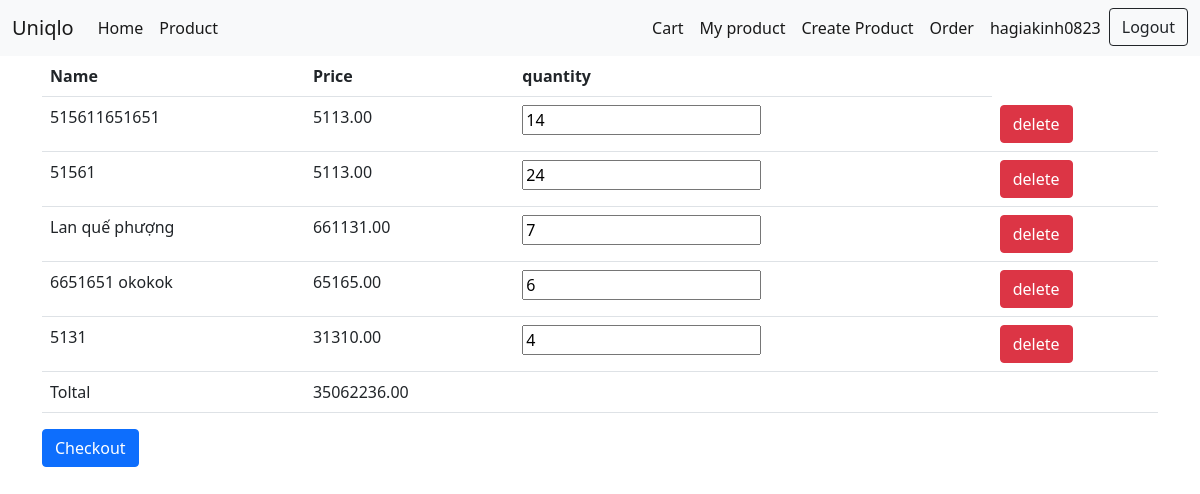
Before: /basket/ (signed in) with the older database file.
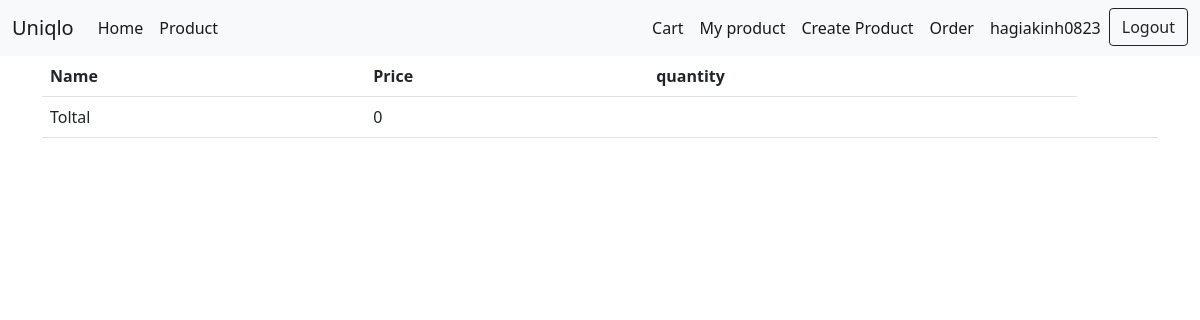
After: the same page with the newer database file.
### order/models.py (models this page shows, shortened)
class Cart(models.Model):
    product = models.ForeignKey(Product, on_delete=models.CASCADE)
    user = models.ForeignKey(User, on_delete=models.CASCADE, default=None)
    quantity = models.IntegerField(default=1)

### appProduct/models.py (models this page shows, shortened)
class Product(models.Model):
    category = models.ForeignKey(Category, on_delete=models.CASCADE)
    user = models.ForeignKey(User, on_delete=models.CASCADE)
    name = models.CharField(max_length=256)
    price = models.DecimalField(max_digits = 20,decimal_places=2)
    quantity = models.IntegerField(blank=True, default=1)
    recommend = models.TextField(blank=True)
    image = models.ImageField(upload_to='productImages', default='default.jpg')
    datecreated = models.DateTimeField(auto_now_add=True)  #không thể chỉnh sữa ngày tạo và khởi tạo thời gian tạo

### order/views.py (the view, shortened to what this page needs)
# urls.py: path('basket/', views.basket , name ="basket"),
def basket(request):
    totalprice = 0;
    quantity = 0;
    if request.user.is_authenticated:
        listCart = Cart.objects.filter(user = request.user)
        for cart in listCart:
            quantity += cart.quantity
            totalprice +=  quantity * cart.product.price
    return render(request, 'order/basket.html', {'listCart': listCart, 'totalprice': totalprice , 'quantity': quantity} )

### templates/order/basket.html (shortened to what this page needs)
{% extends "base/base.html" %}
{% block block_body %}
<form action="" method="POST">
<table class="table">
    <tr>
        <th>Name</th>
        <th>Price</th>
        <th>quantity</th>
    </tr>
    {% if user.is_authenticated %}
    {% for cart in listCart %}
    <tr>
        <td>{{cart.product.name}}</td>
        <td>{{cart.product.price}}</td>
        <td> <input type="number" name="quantitys" value="{{cart.quantity}}" min="1" id = "number"></td>
        <td> <button class="btn btn-danger deletecart" data-id='{{cart.id}}'>delete</button></td>
    </tr>
    {% endfor %}
    <tr>
        <td>Toltal</td>
        <td id="totalpricecart">{{totalprice}}</td>
        <td></td>
        <td></td>
    </tr>
    {% endif %}
</table>
        {% if listCart %}
        <a class="btn btn-primary" href="{% url 'order:checkout' %}">Checkout</a>
        {% endif %}
</form>
{% endblock %}

### templates/base/base.html (shortened to what this page needs)
<!doctype html>
<html lang="en">
{% load static %}
<head>
    <link href="https://cdn.jsdelivr.net/npm/bootstrap@5.0.0-beta1/dist/css/bootstrap.min.css" rel="stylesheet"
>
    <link rel="stylesheet" href={% static 'css/style.css' %}>
</head>
<body>
    {% block block_body_not_nav %}
    <nav class="navbar navbar-expand-lg navbar-light bg-light">
        <div class="container-fluid">
            <a class="navbar-brand" href="{% url 'home:index' %}">Uniqlo</a>
            <div class="collapse navbar-collapse" id="navbarSupportedContent">
                <ul class="navbar-nav w-100">
                    <li class="nav-item">
                        <a class="nav-link active" aria-current="page" href="{% url 'home:index' %}">Home</a>
                    </li>
                    <li class="nav-item">
                        <a class="nav-link active" aria-current="page" href="{% url 'appProduct:product' %}">Product</a>
                    </li>
                    <li class="nav-item  ms-auto">
                        <a class="nav-link active" aria-current="page" href="{% url 'order:basket' %}">Cart
                            </a>
                    </li>
                    {% if user.is_authenticated %}
                    <li class="nav-item">
                        <a class="nav-link active" aria-current="page" href="{% url 'appProduct:productuser' %}">My
                            product</a>
                    </li>
                    <li class="nav-item">
                        <a class="nav-link active" aria-current="page"
                            href="{% url 'appProduct:createproduct' %}">Create Product</a>
                    </li>
                    <li class="nav-item">
                        <a class="nav-link active" aria-current="page"
                            href="{% url 'appUser:order' %}">Order</a>
                    </li>
                    <li class="nav-item">
                        <a class="nav-link active" aria-current="page"
                            href="{% url 'appUser:userInfo' %}">{{user.username }}
                        </a>
                    </li>
                    <li class="nav-item">
                        <form action="{% url 'register:logout' %}" method="POST">
                            <button type="submit" class="btn btn-outline-dark">Logout</button>
                        </form>
                    </li>
                    {%endif%}
                </ul>
            </div>
        </div>
    </nav>
    <div class="container">
        {% block block_body %}
        {% endblock %}
        {% endblock block_body_not_nav %}
    </div>
</body>
</html>

Changed rows visible on the page:
removed Cart: product.name "515611651651", product.price "5113.00", quantitys "14"
removed Cart: product.name "51561", product.price "5113.00", quantitys "24"
removed Cart: product.name "Lan quế phượng", product.price "661131.00", quantitys "7"
removed Cart: product.name "6651651 okokok", product.price "65165.00", quantitys "6"
removed Cart: product.name "5131", product.price "31310.00", quantitys "4"
Other visible differences:
{{ totalprice }}: "35062236.00" → "0"
text no longer shown: "Checkout"
